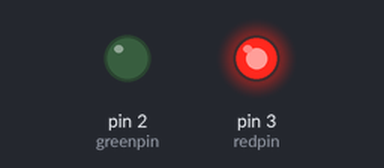
Bench run of a sketch on a simulated Arduino Uno, built with avr-gcc and run on an emulated ATmega328P. Parts: output pins drawn as LEDs (lit = HIGH).

Above: at 0.1 s.
Timing chart, 0 to 1.6 s (numbered marks = the images above):
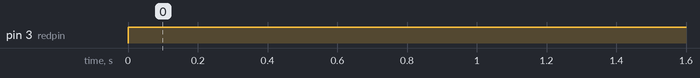

The sketch:

KY-011.ino
```cpp
int redpin =3; // pin for red signal
int greenpin = 2; // pin for green signal
int val;

void setup() {
  pinMode(redpin, OUTPUT);
  pinMode(greenpin, OUTPUT);
}

void loop() {
  digitalWrite(redpin,HIGH);
}
```

Measured:
- by itself, pin 3 (redpin): LOW → HIGH at 0.00 s
